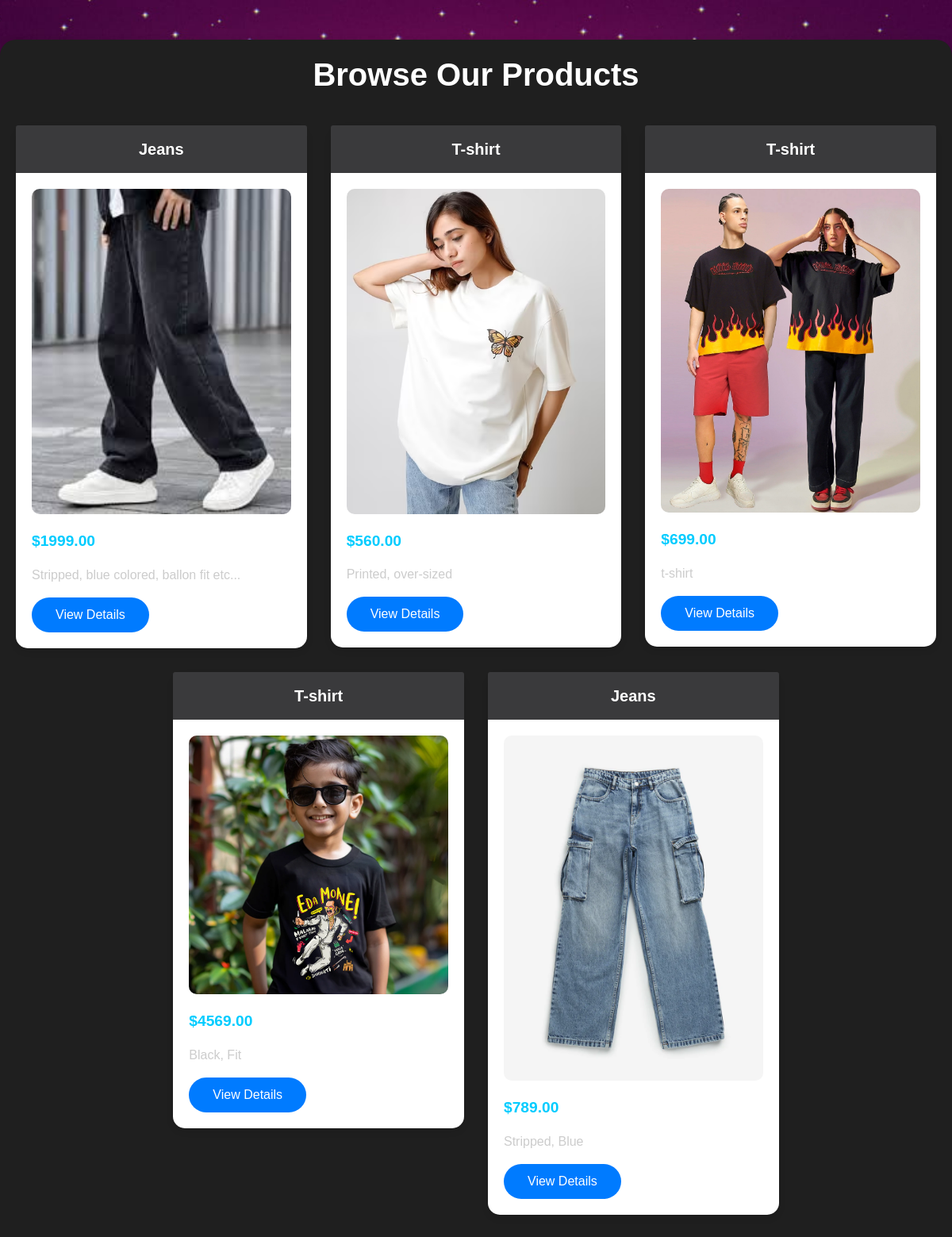
The page /customer/products.php on the database its author committed.
### tables this page shows
CREATE TABLE `products` (
  `id` int(11) NOT NULL,
  `name` varchar(255) NOT NULL,
  `price` decimal(10,2) NOT NULL,
  `description` text DEFAULT NULL,
  `image` varchar(255) DEFAULT NULL,
  `created_at` timestamp NOT NULL DEFAULT current_timestamp(),
  `category_id` int(11) DEFAULT NULL,
  `stock` int(11) DEFAULT 0
);

### customer/products.php (the view, shortened to what this page needs)
<?php
$servername = "localhost";
$username = "root";
$password = "";
$dbname = "cloth";
$conn = new mysqli($servername, $username, $password, $dbname);
$sql = "SELECT id, name, price, description, image FROM products";
$result = $conn->query($sql);
?>
<!DOCTYPE html>
<html lang="en">
<head>
    <link rel="stylesheet" href="https://stackpath.bootstrapcdn.com/bootstrap/4.3.1/css/bootstrap.min.css">
</head>
<body>
    <div class="container">
        <h1 class="text-center">Browse Our Products</h1>
        <div class="row">
            <?php if ($result->num_rows > 0): ?>
                <?php while ($row = $result->fetch_assoc()): ?>
                    <div class="col-md-4">
                        <div class="card">
                            <div class="card-header"><?php echo htmlspecialchars($row['name']); ?></div>
                            <div class="card-body">
                                <?php if (!empty($row['image'])): ?>
                                    <img src="../uploads/<?php echo htmlspecialchars($row['image']); ?>" alt="<?php echo htmlspecialchars($row['name']); ?>" class="product-img">
                                <?php else: ?>
                                    <img src="../uploads/default.jpg" alt="Default Image" class="product-img">
                                <?php endif; ?>
                                <p class="price">$<?php echo htmlspecialchars($row['price']); ?></p>
                                <p><?php echo htmlspecialchars($row['description']); ?></p>
                                <a href="product_details.php?id=<?php echo $row['id']; ?>" class="btn btn-primary">View Details</a>
                            </div>
                        </div>
                    </div>
                <?php endwhile; ?>
            <?php else: ?>
                <p class="text-center">No products found.</p>
            <?php endif; ?>
        </div>
    </div>
</body>
</html>

### customer/products.php (style rules this page uses)
body { font-family: 'Poppins', sans-serif; background-image: url('../uploads/mainbg.jpg'); background-size: cover; background-position: center; background-repeat: no-repeat; background-attachment: fixed; color: #ffffff; min-height: 100vh; margin: 0; }
.container { margin-top: 50px; border-radius: 20px; background-color: #1f1f1f; box-shadow: 0 4px 12px rgba(0, 0, 0, 0.2); padding: 20px; max-width: 1200px; margin: 50px auto; }
h1 { font-size: 2.5rem; color: #ffffff; font-weight: bold; margin-bottom: 40px; }
.card { margin-bottom: 30px; border: none; border-radius: 15px; box-shadow: 0 4px 8px rgba(0, 0, 0, 0.1); transition: transform 0.3s ease; }
.card-header { background-color: #3a3a3c; border-bottom: none; font-size: 1.25rem; font-weight: bold; color: #ffffff; text-align: center; padding: 15px; }
.card-body { padding: 20px; }
.product-img { width: 100%; height: auto; object-fit: cover; border-radius: 10px; margin-bottom: 20px; display: block; margin-left: auto; margin-right: auto; }
p { font-size: 1rem; color: #cccccc; }
.price { font-size: 1.2rem; color: #00ccff; font-weight: bold; }
.btn-primary { background-color: #007bff; border: none; border-radius: 25px; padding: 10px 30px; font-size: 16px; cursor: pointer; transition: background-color 0.3s ease; }
.row { justify-content: center; }

### rows shown on the page
products: name "Jeans", image (picture), price "1999.00", description "Stripped, blue colored, ballon fit etc..."
products: name "T-shirt", image (picture), price "560.00", description "Printed, over-sized"
products: name "T-shirt", image (picture), price "699.00", description "t-shirt"
products: name "T-shirt", image (picture), price "4569.00", description "Black, Fit"
products: name "Jeans", image (picture), price "789.00", description "Stripped, Blue"
